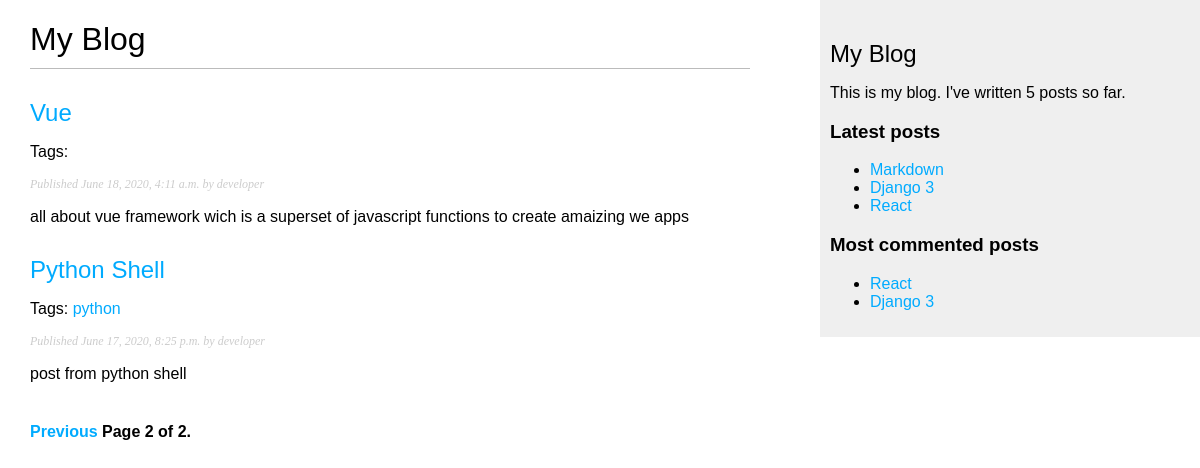
Screenshot of /blog/?page=2 with the database file from the repository.
### blog/models.py (models this page shows, shortened)
class Post(models.Model):
    objects = models.Manager()
    published = PublishedManager()
    STATUS_CHOICES = (
        ('draft', 'Draft'),
        ('published', 'Published'),
    )
    title = models.CharField(max_length=240)
    slug = models.SlugField(max_length=240, unique_for_date='publish')
    author = models.ForeignKey(User, on_delete=models.CASCADE,
                               related_name='blog_posts')
    body = models.TextField()
    publish = models.DateTimeField(default=timezone.now)
    created = models.DateTimeField(auto_now_add=True)
    updated = models.DateTimeField(auto_now=True)
    status = models.CharField(max_length=10, choices=STATUS_CHOICES,
                              default='draft')
    tags = TaggableManager()
    class Meta:
        ordering = ('-publish',)
    def get_absolute_url(self):
        return reverse('blog:post_detail', args=[self.publish.year,
                                                 self.publish.month, self.publish.day,
                                                 self.slug])

### blog/views.py (the view)
# urls.py: path('', post_list, name='post_list'),
def post_list(request, tag_slug=None):
    object_list = Post.published.all()
    tag = None
    if tag_slug:
        tag = get_object_or_404(Tag, slug=tag_slug)
        object_list = object_list.filter(tags__in=[tag])
    paginator = Paginator(object_list, 3)
    page = request.GET.get('page')
    try:
        posts = paginator.page(page)
    except PageNotAnInteger:
        posts = paginator.page(1)
    except EmptyPage:
        posts = paginator.page(paginator.num_pages)
    return render(request, 'blog/post/list.html', {'page': page,
                                                   'posts': posts,
                                                   'tag': tag})

### blog/models.py (called while the page is built)
    def get_queryset(self):
        return super(PublishedManager, self).get_queryset().filter(status='published')

### blog/templatetags/blog_tags.py (called while the page is built)
@register.simple_tag
def total_posts():
    return Post.published.count()

@register.inclusion_tag('blog/post/latest_posts.html')
def show_latest_posts(count=5):
    latest_posts = Post.published.order_by('-publish')[:count]
    return {'latest_posts': latest_posts}

@register.simple_tag
def get_most_commented_posts(count=5):
    return Post.published.annotate(total_comments=Count('comments'))\
        .order_by('-total_comments')[:count]

@register.filter(name='markdown')
def markdown_format(text):
    return mark_safe(markdown.markdown(text))

### blog/templates/blog/post/list.html (shortened to what this page needs)
{% extends "blog/base.html" %}
{% load blog_tags %}
{% block content %}
    <h1>My Blog</h1>
    {% for post in posts %}
        <h2>
            <a href="{{ post.get_absolute_url }}">{{ post.title }}</a>
        </h2>
        <p class="tags">
            Tags:
            {% for tag in post.tags.all %}
                <a href="{% url "blog:post_list_by_tag" tag.slug %}">{{ tag.name }}</a>
            {% endfor %}
        </p>
        <p class="date">
            Published {{ post.publish }} by {{ post.author }}
        </p>
        {{ post.body |  markdown | truncatewords_html:30  }}
    {% endfor %}
    {% include "pagination.html" with page=posts %}
{% endblock %}

### blog/templates/blog/base.html (shortened to what this page needs)
{% load blog_tags %}
{% load static %}
<!DOCTYPE html>
<html lang="en">
<head>
    <link href="{% static "css/blog.css" %}", rel="stylesheet">
</head>
<body>
    <div id="content">
        {% block content %} {% endblock %}
    </div>
    <div id="sidebar">
        <h2>My Blog</h2>
        <p>This is my blog. I've written {% total_posts %} posts so far.</p>
        <h3>Latest posts</h3>
        {% show_latest_posts 3 %}
        <h3>Most commented posts</h3>
        {% get_most_commented_posts 2  as most_commeted_posts %}
        <ul>
            {% for post in most_commeted_posts %}
                <li><a href="{{ post.get_absolute_url }}">{{ post.title }}</a> </li>
            {% endfor %}
        </ul>
    </div>
</body>
</html>

### blog/templates/blog/post/latest_posts.html
<ul>
    {% for post in latest_posts %}
        <li>
            <a href="{{ post.get_absolute_url }}">{{ post.title }}</a>
        </li>
    {% endfor %}
</ul>

### blog/static/css/blog.css (style rules this page uses)
body { margin:0; padding:0; font-family:helvetica, sans-serif; }
a { color:#00abff; text-decoration:none; }
h1 { font-weight:normal; border-bottom:1px solid #bbb; padding:0 0 10px 0; }
h2 { font-weight:normal; margin:30px 0 0; }
#content { float:left; width:60%; padding:0 0 0 30px; }
#sidebar { float:right; width:30%; padding:10px; background:#efefef; height:100%; }
p.date { color:#ccc; font-family: georgia, serif; font-size: 12px; font-style: italic; }

### rows the page displays
Post: title "Vue", publish "June 18, 2020, 4:11 a.m.", author "developer", body "all about vue framework wich is a superset of javascript functions to create amaizing we apps"
Post: title "Python Shell", publish "June 17, 2020, 8:25 p.m.", author "developer", body "post from python shell"
Tag: name "python"
Post: title "Markdown"
Post: title "Django 3"
Post: title "React"

### other values shown
{{ page.number }} "2"
{{ page.paginator.num_pages }} "2"
